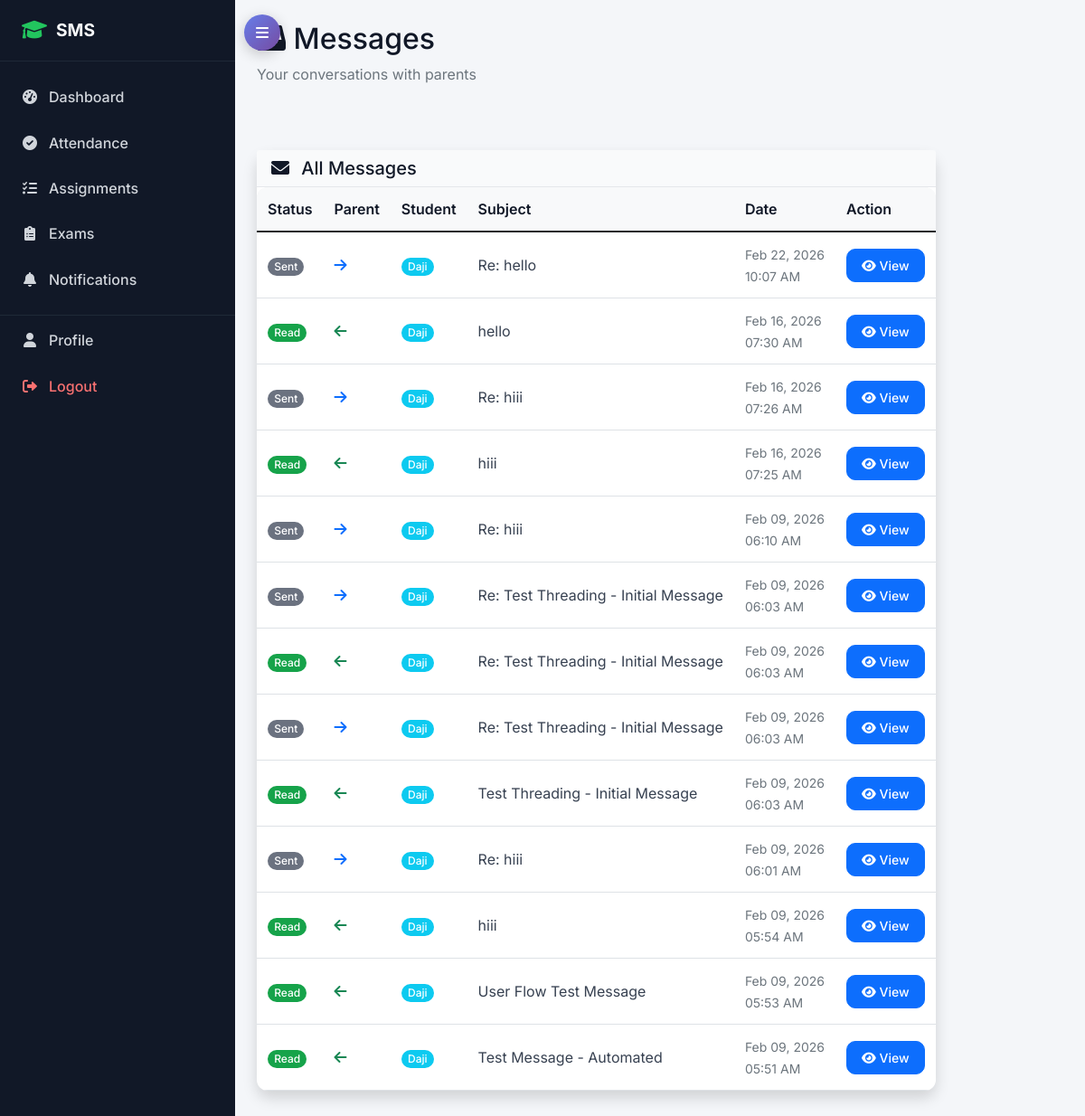
The page /accounts/messages/ (signed in) on the database as committed earlier.
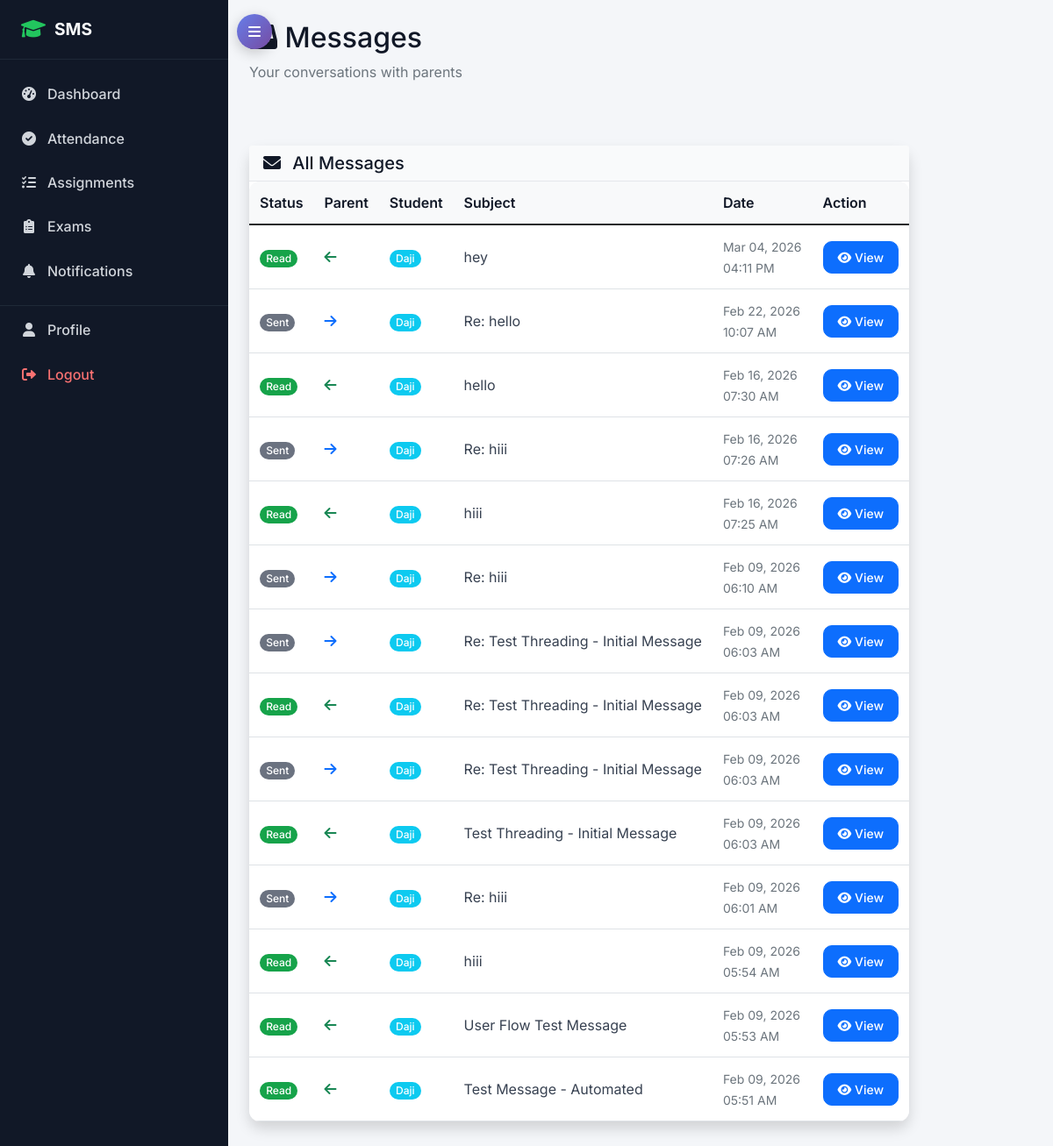
The same page on the database as committed later.
### accounts/models.py (models this page shows, shortened)
class ParentTeacherMessage(models.Model):
    MESSAGE_STATUS = (
        ('sent', 'Sent'),
        ('read', 'Read'),
        ('replied', 'Replied'),
    )
    sender = models.ForeignKey(User, on_delete=models.CASCADE, related_name='sent_messages')
    recipient = models.ForeignKey(User, on_delete=models.CASCADE, related_name='received_messages')
    student = models.ForeignKey(StudentProfile, on_delete=models.CASCADE, related_name='related_messages', null=True, blank=True)
    subject = models.CharField(max_length=200)
    message = models.TextField()
    status = models.CharField(max_length=20, choices=MESSAGE_STATUS, default='sent')
    parent_read = models.BooleanField(default=False)
    teacher_read = models.BooleanField(default=False)
    created_at = models.DateTimeField(auto_now_add=True)
    read_at = models.DateTimeField(null=True, blank=True)
    replied_to = models.ForeignKey('self', on_delete=models.SET_NULL, null=True, blank=True, related_name='replies')
    class Meta:
        ordering = ['-created_at']

class StudentProfile(models.Model):
    user = models.OneToOneField(User, on_delete=models.CASCADE, related_name='student_profile')
    student_id = models.CharField(max_length=20, unique=True)
    admission_date = models.DateField()
    guardian_name = models.CharField(max_length=100)
    guardian_phone = models.CharField(max_length=17)
    guardian_email = models.EmailField()
    emergency_contact = models.CharField(max_length=17)
    blood_group = models.CharField(max_length=5, blank=True)

class User(AbstractUser):
    USER_TYPE_CHOICES = (
        ('admin', 'Admin'),
        ('student', 'Student'),
        ('teacher', 'Teacher'),
        ('parent', 'Parent'),
    )
    user_type = models.CharField(max_length=10, choices=USER_TYPE_CHOICES)
    phone_regex = RegexValidator(regex=r'^\+?1?\d{9,15}$', message="Phone number must be entered in the format: '+999999999'. Up to 15 digits allowed.")
    phone_number = models.CharField(validators=[phone_regex], max_length=17, blank=True)
    address = models.TextField(blank=True)
    date_of_birth = models.DateField(null=True, blank=True)
    profile_picture = models.ImageField(upload_to='profile_pics/', blank=True, null=True)
    is_active = models.BooleanField(default=True)
    created_at = models.DateTimeField(auto_now_add=True)
    updated_at = models.DateTimeField(auto_now=True)

### accounts/messaging_views.py (the view)
# urls.py: path('messages/', messaging_views.message_inbox, name='message_inbox'),
@login_required
def message_inbox(request):
    if request.user.user_type == 'parent':
        messages_list = ParentTeacherMessage.objects.filter(
            Q(sender=request.user) | Q(recipient=request.user)
        ).select_related('sender', 'recipient', 'student__user').order_by('-created_at')
        unread_messages = messages_list.filter(recipient=request.user, parent_read=False)
        for msg in unread_messages:
            msg.mark_as_read(request.user)
    elif request.user.user_type == 'teacher':
        messages_list = ParentTeacherMessage.objects.filter(
            Q(sender=request.user) | Q(recipient=request.user)
        ).select_related('sender', 'recipient', 'student__user').order_by('-created_at')
        unread_messages = messages_list.filter(recipient=request.user, teacher_read=False)
        for msg in unread_messages:
            msg.mark_as_read(request.user)
    else:
        messages.error(request, 'Only parents and teachers can access messages.')
        return redirect('accounts:dashboard')
    context = {
        'messages_list': messages_list
    }
    return render(request, 'accounts/message_inbox.html', context)

### templates/accounts/message_inbox.html (shortened to what this page needs)
{% extends 'base.html' %}
{% block content %}
<div class="row mb-4">
    <div class="col-12">
        <h2><i class="fas fa-inbox"></i> Messages</h2>
        <p class="text-muted">
            {% if user.user_type == 'parent' %}
            Your conversations with teachers
            {% else %}
            Your conversations with parents
            {% endif %}
        </p>
    </div>
</div>
<div class="row">
</div>
<div class="row">
    <div class="col-12">
        <div class="card shadow">
            <div class="card-header bg-primary text-white">
                <h5 class="m-0"><i class="fas fa-envelope me-2"></i> All Messages</h5>
            </div>
            <div class="card-body p-0">
                {% if messages_list %}
                <div class="table-responsive">
                    <table class="table table-hover mb-0">
                        <thead class="table-light">
                            <tr>
                                <th>Status</th>
                                <th>{% if user.user_type == 'parent' %}Teacher{% else %}Parent{% endif %}</th>
                                <th>Student</th>
                                <th>Subject</th>
                                <th>Date</th>
                                <th>Action</th>
                            </tr>
                        </thead>
                        <tbody>
                            {% for message in messages_list %}
                            <tr class="{% if message.recipient == user and not message.parent_read and not message.teacher_read %}table-primary{% endif %}">
                                <td>
                                    {% if message.recipient == user %}
                                        {% if user.user_type == 'parent' and not message.parent_read %}
                                        <span class="badge bg-danger">New</span>
                                        {% elif user.user_type == 'teacher' and not message.teacher_read %}
                                        <span class="badge bg-danger">New</span>
                                        {% else %}
                                        <span class="badge bg-success">Read</span>
                                        {% endif %}
                                    {% else %}
                                    <span class="badge bg-secondary">Sent</span>
                                    {% endif %}
                                </td>
                                <td>
                                    {% if message.sender == user %}
                                        <i class="fas fa-arrow-right text-primary me-1"></i>
                                    {% else %}
                                        <i class="fas fa-arrow-left text-success me-1"></i>
                                    {% endif %}
                                </td>
                                <td>
                                    {% if message.student %}
                                    <span class="badge bg-info">{{ message.student.user.get_full_name }}</span>
                                    {% else %}
                                    <span class="text-muted">-</span>
                                    {% endif %}
                                </td>
                                <td>{{ message.subject|truncatewords:8 }}</td>
                                <td>
                                    <small class="text-muted">
                                        {{ message.created_at|date:"M d, Y" }}<br>
                                        {{ message.created_at|time:"h:i A" }}
                                    </small>
                                </td>
                                <td>
                                    <a href="{% url 'accounts:message_detail' message.id %}" class="btn btn-sm btn-primary">
                                        <i class="fas fa-eye"></i> View
                                    </a>
                                </td>
                            </tr>
                            {% endfor %}
                        </tbody>
                    </table>
                </div>
                {% endif %}
            </div>
        </div>
    </div>
</div>
{% endblock %}

### templates/base.html (shortened to what this page needs)
<!DOCTYPE html>
<html lang="en">
<head>
    {% load static %}
    <link href="https://cdn.jsdelivr.net/npm/bootstrap@5.1.3/dist/css/bootstrap.min.css" rel="stylesheet">
    <link href="https://cdnjs.cloudflare.com/ajax/libs/font-awesome/6.0.0/css/all.min.css" rel="stylesheet">
    <link rel="stylesheet" href="{% static 'css/style.css' %}">
</head>
<body>
{% if user.is_authenticated %}
<div class="layout-wrapper">
    <button class="desktop-sidebar-toggle d-none d-md-flex" id="desktopSidebarToggle" aria-label="Toggle Sidebar">
        <i class="fas fa-bars"></i>
    </button>
    <aside class="sidebar" id="sidebar">
        <div class="sidebar-brand">
            <i class="fas fa-graduation-cap"></i>
            <span class="sidebar-text">SMS</span>
        </div>
        <ul class="sidebar-menu">
            <li>
                <a href="{% url 'accounts:dashboard' %}">
                    <i class="fas fa-tachometer-alt"></i> <span class="sidebar-text">Dashboard</span>
                </a>
            </li>
            {% if user.user_type == 'teacher' or user.user_type == 'admin' %}
            <li>
                <a href="{% url 'attendance:mark_attendance' %}">
                    <i class="fas fa-check-circle"></i> <span class="sidebar-text">Attendance</span>
                </a>
            </li>
            <li>
                <a href="{% url 'academic:assignment_list' %}">
                    <i class="fas fa-tasks"></i> <span class="sidebar-text">Assignments</span>
                </a>
            </li>
            <li>
                <a href="{% url 'examination:exam_list' %}">
                    <i class="fas fa-clipboard-list"></i> <span class="sidebar-text">Exams</span>
                </a>
            </li>
            {% endif %}
            <li>
                <a href="{% url 'notifications:notification_list' %}">
                    <i class="fas fa-bell"></i> <span class="sidebar-text">Notifications</span>
                </a>
            </li>
            <li class="sidebar-divider"></li>
            <li>
                <a href="{% url 'accounts:profile' %}">
                    <i class="fas fa-user"></i> <span class="sidebar-text">Profile</span>
                </a>
            </li>
            <li>
                <a href="{% url 'accounts:logout' %}" class="logout">
                    <i class="fas fa-sign-out-alt"></i> <span class="sidebar-text">Logout</span>
                </a>
            </li>
        </ul>
    </aside>
    <main class="main-content" id="mainContent">
{% else %}
    <main class="container-fluid mt-4">
{% endif %}
        {% block content %}{% endblock %}
    </main>
{% if user.is_authenticated %}
</div>
{% endif %}
</body>
</html>

Rows that differ between the two databases and show on the page:
added ParentTeacherMessage: teacher_read "Read", student.user.get_full_name "Daji", subject "hey", created_at "Mar 04, 2026", created_at "04:11 PM"
